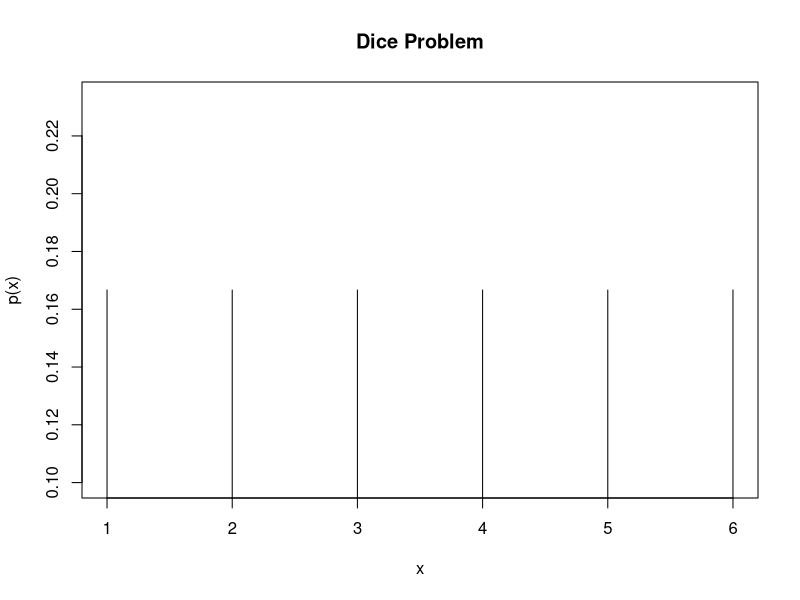
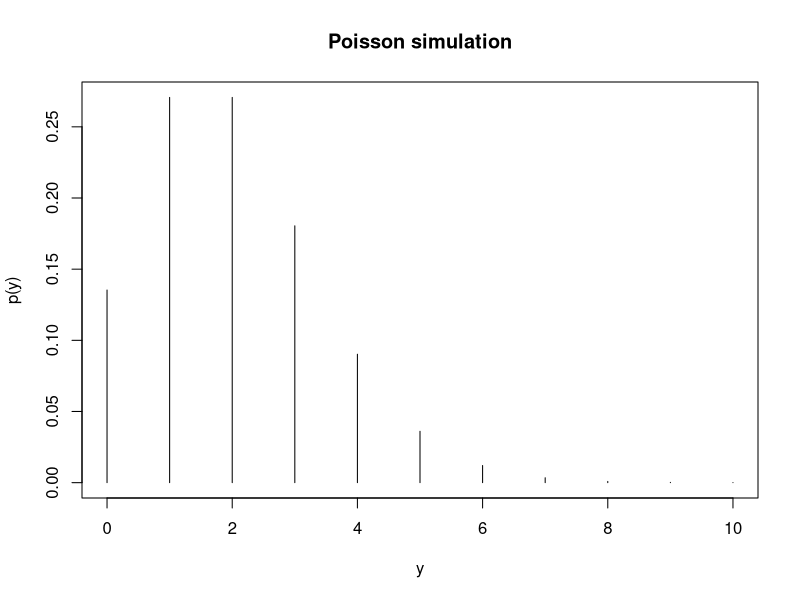
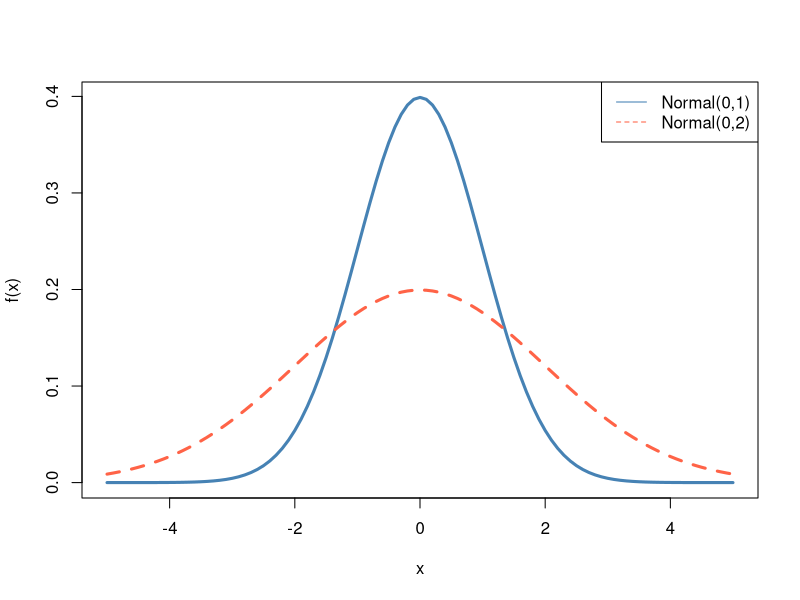

R code for these plots, in order: (Note: this script raises an error after producing the figures.)
## ---- chunk 1
plot(1:6, rep(1/6, 6), ty= "h", xlab=" x ", ylab = "p(x)", main = "Dice Problem")

## ---- chunk 2
plot(0:10, dpois(0:10, 2), xlab = "y", ylab = "p(y)", main = "Poisson simulation", ty="h" )
## ---- chunk 3
plot( function(x) dnorm(x, 0, 1), xlim= c(-5,5), ylab = "f(x)",
      col="steelblue", lwd=3)
plot( function(x) dnorm(x, 0, 2), xlim= c(-5,5), ylab = "f(x)", add= TRUE,
      lty=2, col= "tomato", lwd=3)
legend("topright", c("Normal(0,1)", "Normal(0,2)"), lty = c(1,2), col = c("steelblue", "tomato") )
## ---- chunk 4
pnorm(9,5,3) - pnorm(6,5,3)

N <- 10000
x <- rnorm(N, 5,3)
sum(x>6 & x<9)/N

sum(random_vector >6 & random_vector <9)/100000



random_vector <- rnorm(100000, 5,3)
prob <- function(random_vector){
  ratio  <- numeric(0)
  sum_nr <- numeric(100000)
  sum_dr <- numeric(100000)
  for(i in 1:length(random_vector)){
    
  }
  
}


hist(x)
plot(density(x))

## ---- chunk 5

## MONTY HALL PROBLEM

door <- 1:3

n.sim <- 100000
Car <- sample(door, n.sim, rep=T)
Chose <- sample(door, n.sim, rep=T)

Open <- rep(NA,n.sim)
ChangeWin <- rep(NA, n.sim)

for (i in 1:n.sim) {
 if (Car[i] != Chose[i]) Open[i] <- door[-c(Car[i],Chose[i])]
 if (Car[i] == Chose[i]) Open[i] <- sample(door[-c(Car[i])],1)
}

for (i in 1:n.sim) {
 if (Car[i] != Chose [i]) ChangeWin[i] <- 1
 if (Car[i] == Chose [i]) ChangeWin[i] <- 0
}


cbind(Car,Chose ,Open,ChangeWin)[1:10,]




cat("\n",
    " win probability after changing:      ", round(sum(ChangeWin)/n.sim,3), "\n",
    " win probability without changeing:   ", round((n.sim-sum(ChangeWin))/n.sim,3), "\n")


